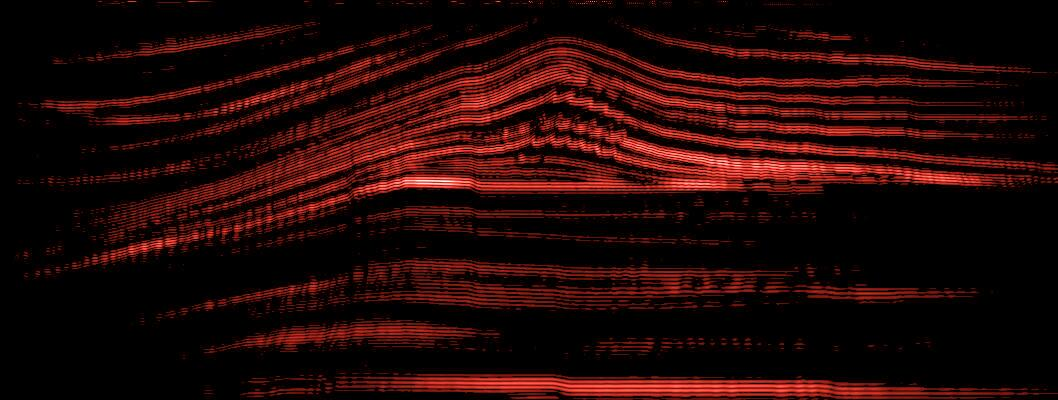
#> input picture BP SMC/STD_Tinted_RED.jpg, 1058 x 400 px, found by its file name
$ jupyter execute --allow-errors 'BP SMC Standard Deviation Map.ipynb'   (shell and % lines are left out)
#> lines starting #> are read from the running program, lines starting #| are printed output that depends on the picture
### BP Smoky Mountain Data Challenge

#### Author: Max Grossman (max.grossman@bp.com)

This notebook is intended to be an illustrative example of loading the realizations and gathers provided as part of the BP problem in the 2020 Smoky Mountain Data Challenge. This notebook relies on data files kept under the small_dataset/ folder provided with the data challenge. Please ensure that the folder is downloaded and unzipped, and placed in the same directory as this notebook.

This notebook requires that the numpy, matplotlib, pillow, and segpy packages be installed in the current Python environment. numpy, matplotlib, and pillow may be installed using pip or conda. segpy is only available from pip (i.e. 'pip install segpy').

[cell 1]
# Install a pip package in the current Jupyter kernel
import sys
import math
import segpy
from segpy.reader import create_reader
from segpy.writer import write_segy
import os
import numpy as np
import matplotlib
import matplotlib.pyplot
from PIL import Image

[cell 2]
"""
Utility for pulling information out of SEGY header and printing it for the user.
"""
def print_segy_info(filename):
    with open(filename, 'rb') as segy_in_file:
        segy_reader = create_reader(segy_in_file, endian='>')

        print("Filename:             ", segy_reader.filename)
        print("SEG Y revision:       ", segy_reader.revision)
        print("Number of traces:     ", segy_reader.num_traces())
        print("Data format:          ",
              segy_reader.data_sample_format_description)
        print("Dimensionality:       ", segy_reader.dimensionality)

        print()
        print("=== BEGIN TEXTUAL REEL HEADER ===")
        for line in segy_reader.textual_reel_header:
            if len(line.strip()) > 0:
                print(line)
        print("=== END TEXTUAL REEL HEADER ===")

[cell 3]
"""
The provided files ending with a .stack.segy suffix store realizations of the subsurface
using some plausible (but not perfect) velocity model.

These realizations are 2D, with a depth (z) dimension of 400 and a horizontal (x) dimension
of 1058. This information can be seen in the SEGY header displayed below.
"""
#> (the rest of this cell did not finish here and is left out)

[cell 4]
"""
Example of loading a single 2D realization from a single file into a 2D numpy array, with x
as your leading dimension and z as your innermost dimension. We know the x and z dimensions
(1058 and 400) from the SEGY header printed by the cell above.
"""
REALIZATIONS = 59
deviations = np.zeros((1058, 400))
means = np.zeros((1058, 400))
totals = np.zeros((1058, 400))
PATH = "Desktop/BP HPC/small_dataset/small_dataset"

#> (a cell that did not finish here is left out)

#> (a cell that did not finish here is left out)

[cell 7]
import math
#print("Deviations: Rows", len(deviations), "Cols ", len(deviations[0]))
#print("Cell - Mean: Rows", len(totals) , "Cols ", len(totals[0]))
#print("Mean: Rows", len(means), "Cols", len(means[0]))

for i in range(len(deviations)):
    for j in range(len(deviations[0])):

        deviations[i][j] = math.sqrt(totals[i][j]/REALIZATIONS)

[cell 8]
deviations.min(), deviations.max()

[cell 9]
import pandas as pd
#Make copies of deviations to avoid manipulating true data
flat_deviations = deviations.flatten()
print("Max STD: ",deviations.max())
df = pd.Series(flat_deviations)
df.plot(kind='hist', figsize = (25, 6), bins=200, title = "Distribution of Standard Deviations")
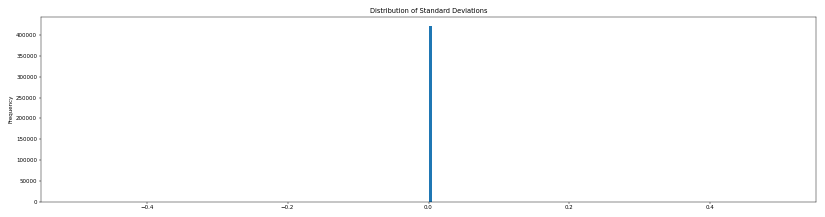
#> figure drawn by matplotlib, 1 panel; tallest bar 423200 high, from x = 0 to 0.005

[cell 10]
SAMPLE_REAL = "Desktop/BP HPC/small_dataset/small_dataset/img_1.stack.segy"
sample_arr = np.zeros((1058, 400))
#> (the rest of this cell did not finish here and is left out)

[cell 11]
#We are going to set all values under threshold to 0, and plot the image
#Then, we are going to layer it on top of the random realization, see how that looks
THRESHOLD = 1.0 #If STD > THRESHOLD plot

deviations_copy = deviations.copy()
for i in range(len(deviations)):
    for j in range(len(deviations[0])):
        if deviations_copy[i][j] < THRESHOLD:
            deviations_copy[i][j] = 0

#Check distribution after pruning
#flat_deviations = deviations_copy.flatten()
#df = pd.Series(flat_deviations)
#df.plot(kind='hist', figsize = (25, 6), bins=200)


deviations_copy = deviations_copy.transpose()
min_arr = deviations_copy.min()
max_arr = deviations_copy.max()
deviations_copy = (deviations_copy - min_arr) / (max_arr - min_arr)
deviations_copy = deviations_copy * 255 #We are interested in all points that are not black
im2 = Image.fromarray(deviations_copy)
#> im2: PIL image 1058x400 F; every value is NaN or infinite
im2 = im2.convert('RGB')
#> im2: PIL image 1058x400 RGB; every value is 0
im2.save("STD_Map.jpeg")
im2

[cell 12]
#!{sys.executable} -m pip install image
#!{sys.executable} -m pip install Pillow
from PIL import Image

overlay = Image.open(r"C:\Users\19174\Downloads\STD_Tinted_RED.jpg")
#> overlay is the input picture: PIL image 1058x400 RGB; mean R, G, B 34.7, 9.2, 7.9
#> (the rest of this cell did not finish here and is left out)

[cell 13]
"""
Render the loaded realization by transposing it (so that the image is oriented intuitively) and normalizing.
"""

deviations = deviations.transpose()
#> deviations: shape (400, 1058) float64; every value is 0
min_arr = deviations.min()
#> min_arr = 0
max_arr = deviations.max()
#> max_arr = 0
deviations = (deviations - min_arr) / (max_arr - min_arr)
#> deviations: shape (400, 1058) float64; every value is NaN or infinite
deviations = deviations * 255

im = Image.fromarray(deviations)
im = im.convert('RGB')
im

[cell 14]
"""
The provided files ending with a .gather.segy suffix store offset pair gathers generated
using some plausible (but not perfect) velocity model. Each offset pair gather file corresponds
with a single realization.

These gather files are 3D, with 39 offset pairs in the survey. The z and x dimensions are the
same as the realizations, with an added dimension indicating the offset pair. This information
can be seen in the SEGY header displayed below.
"""
#> (the rest of this cell did not finish here and is left out)

[cell 15]
"""
Load gathers into a 3D numpy array with dimensions (x, offsets, z).
"""
arr = np.zeros((1058, 39, 400))
#> (the rest of this cell did not finish here and is left out)

[cell 16]
arr.min(), arr.max()

[cell 17]
"""
Render the loaded gathers.
"""

nrows = 1
ncols = 10
f, axarr = matplotlib.pyplot.subplots(nrows, ncols, figsize = (30, 25))

for c in range(ncols):
    # Pull out all offset pairs for a given x
    sub_arr = arr[c, :, :]
    sub_arr = sub_arr.transpose()
    min_arr = sub_arr.min()
    max_arr = sub_arr.max()
    sub_arr = (sub_arr - min_arr) / (max_arr - min_arr)
    sub_arr = sub_arr * 255

    axarr[c].imshow(sub_arr, cmap = 'gray')

    title = str(c)
    axarr[c].set_title(title.strip())
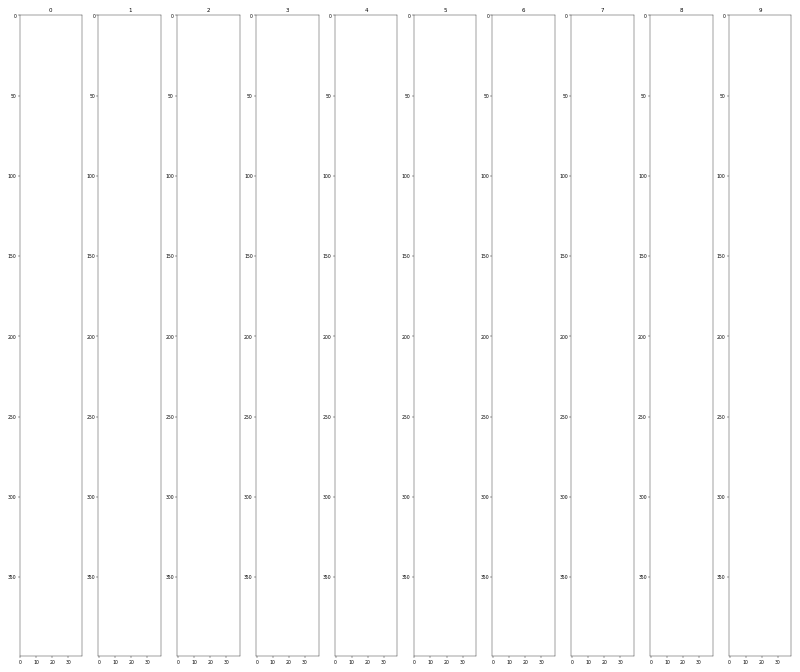
#> figure drawn by matplotlib, 10 panels
